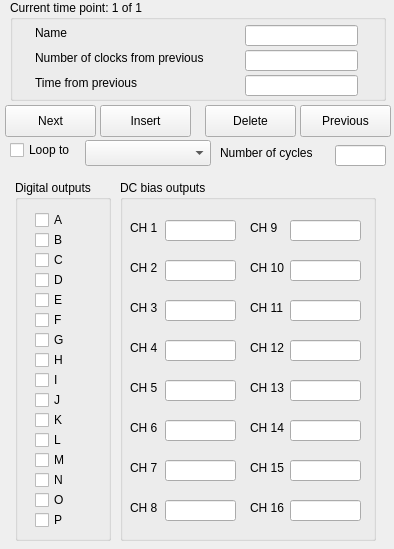
<?xml version="1.0" encoding="UTF-8"?>
<ui version="4.0">
 <class>pseDialog</class>
 <widget class="QDialog" name="pseDialog">
  <property name="geometry">
   <rect>
    <x>0</x>
    <y>0</y>
    <width>394</width>
    <height>549</height>
   </rect>
  </property>
  <property name="windowTitle">
   <string>pseDialog</string>
  </property>
  <widget class="QGroupBox" name="gbCurrentPoint">
   <property name="geometry">
    <rect>
     <x>10</x>
     <y>0</y>
     <width>376</width>
     <height>101</height>
    </rect>
   </property>
   <property name="title">
    <string>Current time point: 1 of 1</string>
   </property>
   <widget class="QLineEdit" name="leName">
    <property name="geometry">
     <rect>
      <x>235</x>
      <y>25</y>
      <width>113</width>
      <height>21</height>
     </rect>
    </property>
   </widget>
   <widget class="QLabel" name="label">
    <property name="geometry">
     <rect>
      <x>25</x>
      <y>25</y>
      <width>61</width>
      <height>16</height>
     </rect>
    </property>
    <property name="text">
     <string>Name</string>
    </property>
   </widget>
   <widget class="QLabel" name="label_2">
    <property name="geometry">
     <rect>
      <x>25</x>
      <y>50</y>
      <width>211</width>
      <height>16</height>
     </rect>
    </property>
    <property name="text">
     <string>Number of clocks from previous</string>
    </property>
   </widget>
   <widget class="QLabel" name="label_3">
    <property name="geometry">
     <rect>
      <x>25</x>
      <y>75</y>
      <width>211</width>
      <height>16</height>
     </rect>
    </property>
    <property name="text">
     <string>Time from previous</string>
    </property>
   </widget>
   <widget class="QLineEdit" name="leClocks">
    <property name="geometry">
     <rect>
      <x>235</x>
      <y>50</y>
      <width>113</width>
      <height>21</height>
     </rect>
    </property>
   </widget>
   <widget class="QLineEdit" name="leTime">
    <property name="geometry">
     <rect>
      <x>235</x>
      <y>75</y>
      <width>113</width>
      <height>21</height>
     </rect>
    </property>
   </widget>
  </widget>
  <widget class="QGroupBox" name="gbDigitalOut">
   <property name="geometry">
    <rect>
     <x>15</x>
     <y>180</y>
     <width>96</width>
     <height>361</height>
    </rect>
   </property>
   <property name="title">
    <string>Digital outputs</string>
   </property>
   <widget class="QCheckBox" name="chkDOA">
    <property name="geometry">
     <rect>
      <x>20</x>
      <y>30</y>
      <width>41</width>
      <height>20</height>
     </rect>
    </property>
    <property name="text">
     <string>A</string>
    </property>
   </widget>
   <widget class="QCheckBox" name="chkDOB">
    <property name="geometry">
     <rect>
      <x>20</x>
      <y>50</y>
      <width>41</width>
      <height>20</height>
     </rect>
    </property>
    <property name="text">
     <string>B</string>
    </property>
   </widget>
   <widget class="QCheckBox" name="chkDOC">
    <property name="geometry">
     <rect>
      <x>20</x>
      <y>70</y>
      <width>41</width>
      <height>20</height>
     </rect>
    </property>
    <property name="text">
     <string>C</string>
    </property>
   </widget>
   <widget class="QCheckBox" name="chkDOD">
    <property name="geometry">
     <rect>
      <x>20</x>
      <y>90</y>
      <width>41</width>
      <height>20</height>
     </rect>
    </property>
    <property name="text">
     <string>D</string>
    </property>
   </widget>
   <widget class="QCheckBox" name="chkDOE">
    <property name="geometry">
     <rect>
      <x>20</x>
      <y>110</y>
      <width>41</width>
      <height>20</height>
     </rect>
    </property>
    <property name="text">
     <string>E</string>
    </property>
   </widget>
   <widget class="QCheckBox" name="chkDOF">
    <property name="geometry">
     <rect>
      <x>20</x>
      <y>130</y>
      <width>41</width>
      <height>20</height>
     </rect>
    </property>
    <property name="text">
     <string>F</string>
    </property>
   </widget>
   <widget class="QCheckBox" name="chkDOG">
    <property name="geometry">
     <rect>
      <x>20</x>
      <y>150</y>
      <width>41</width>
      <height>20</height>
     </rect>
    </property>
    <property name="text">
     <string>G</string>
    </property>
   </widget>
   <widget class="QCheckBox" name="chkDOH">
    <property name="geometry">
     <rect>
      <x>20</x>
      <y>170</y>
      <width>41</width>
      <height>20</height>
     </rect>
    </property>
    <property name="text">
     <string>H</string>
    </property>
   </widget>
   <widget class="QCheckBox" name="chkDOM">
    <property name="geometry">
     <rect>
      <x>20</x>
      <y>270</y>
      <width>41</width>
      <height>20</height>
     </rect>
    </property>
    <property name="text">
     <string>M</string>
    </property>
   </widget>
   <widget class="QCheckBox" name="chkDOJ">
    <property name="geometry">
     <rect>
      <x>20</x>
      <y>210</y>
      <width>41</width>
      <height>20</height>
     </rect>
    </property>
    <property name="text">
     <string>J</string>
    </property>
   </widget>
   <widget class="QCheckBox" name="chkDOL">
    <property name="geometry">
     <rect>
      <x>20</x>
      <y>250</y>
      <width>41</width>
      <height>20</height>
     </rect>
    </property>
    <property name="text">
     <string>L</string>
    </property>
   </widget>
   <widget class="QCheckBox" name="chkDOK">
    <property name="geometry">
     <rect>
      <x>20</x>
      <y>230</y>
      <width>41</width>
      <height>20</height>
     </rect>
    </property>
    <property name="text">
     <string>K</string>
    </property>
   </widget>
   <widget class="QCheckBox" name="chkDOO">
    <property name="geometry">
     <rect>
      <x>20</x>
      <y>310</y>
      <width>41</width>
      <height>20</height>
     </rect>
    </property>
    <property name="text">
     <string>O</string>
    </property>
   </widget>
   <widget class="QCheckBox" name="chkDOP">
    <property name="geometry">
     <rect>
      <x>20</x>
      <y>330</y>
      <width>41</width>
      <height>20</height>
     </rect>
    </property>
    <property name="text">
     <string>P</string>
    </property>
   </widget>
   <widget class="QCheckBox" name="chkDOI">
    <property name="geometry">
     <rect>
      <x>20</x>
      <y>190</y>
      <width>41</width>
      <height>20</height>
     </rect>
    </property>
    <property name="text">
     <string>I</string>
    </property>
   </widget>
   <widget class="QCheckBox" name="chkDON">
    <property name="geometry">
     <rect>
      <x>20</x>
      <y>290</y>
      <width>41</width>
      <height>20</height>
     </rect>
    </property>
    <property name="text">
     <string>N</string>
    </property>
   </widget>
  </widget>
  <widget class="QGroupBox" name="gbDCbias">
   <property name="geometry">
    <rect>
     <x>120</x>
     <y>180</y>
     <width>256</width>
     <height>361</height>
    </rect>
   </property>
   <property name="title">
    <string>DC bias outputs</string>
   </property>
   <widget class="QLabel" name="label_5">
    <property name="geometry">
     <rect>
      <x>10</x>
      <y>40</y>
      <width>36</width>
      <height>16</height>
     </rect>
    </property>
    <property name="text">
     <string>CH 1</string>
    </property>
   </widget>
   <widget class="QLineEdit" name="leDCB1">
    <property name="geometry">
     <rect>
      <x>45</x>
      <y>40</y>
      <width>71</width>
      <height>21</height>
     </rect>
    </property>
   </widget>
   <widget class="QLabel" name="label_7">
    <property name="geometry">
     <rect>
      <x>10</x>
      <y>80</y>
      <width>36</width>
      <height>16</height>
     </rect>
    </property>
    <property name="text">
     <string>CH 2</string>
    </property>
   </widget>
   <widget class="QLineEdit" name="leDCB2">
    <property name="geometry">
     <rect>
      <x>45</x>
      <y>80</y>
      <width>71</width>
      <height>21</height>
     </rect>
    </property>
   </widget>
   <widget class="QLabel" name="label_8">
    <property name="geometry">
     <rect>
      <x>10</x>
      <y>120</y>
      <width>36</width>
      <height>16</height>
     </rect>
    </property>
    <property name="text">
     <string>CH 3</string>
    </property>
   </widget>
   <widget class="QLabel" name="label_9">
    <property name="geometry">
     <rect>
      <x>10</x>
      <y>160</y>
      <width>36</width>
      <height>16</height>
     </rect>
    </property>
    <property name="text">
     <string>CH 4</string>
    </property>
   </widget>
   <widget class="QLineEdit" name="leDCB3">
    <property name="geometry">
     <rect>
      <x>45</x>
      <y>120</y>
      <width>71</width>
      <height>21</height>
     </rect>
    </property>
   </widget>
   <widget class="QLineEdit" name="leDCB4">
    <property name="geometry">
     <rect>
      <x>45</x>
      <y>160</y>
      <width>71</width>
      <height>21</height>
     </rect>
    </property>
   </widget>
   <widget class="QLineEdit" name="leDCB7">
    <property name="geometry">
     <rect>
      <x>45</x>
      <y>280</y>
      <width>71</width>
      <height>21</height>
     </rect>
    </property>
   </widget>
   <widget class="QLineEdit" name="leDCB8">
    <property name="geometry">
     <rect>
      <x>45</x>
      <y>320</y>
      <width>71</width>
      <height>21</height>
     </rect>
    </property>
   </widget>
   <widget class="QLabel" name="label_10">
    <property name="geometry">
     <rect>
      <x>10</x>
      <y>200</y>
      <width>36</width>
      <height>16</height>
     </rect>
    </property>
    <property name="text">
     <string>CH 5</string>
    </property>
   </widget>
   <widget class="QLabel" name="label_11">
    <property name="geometry">
     <rect>
      <x>10</x>
      <y>280</y>
      <width>36</width>
      <height>16</height>
     </rect>
    </property>
    <property name="text">
     <string>CH 7</string>
    </property>
   </widget>
   <widget class="QLabel" name="label_12">
    <property name="geometry">
     <rect>
      <x>10</x>
      <y>240</y>
      <width>36</width>
      <height>16</height>
     </rect>
    </property>
    <property name="text">
     <string>CH 6</string>
    </property>
   </widget>
   <widget class="QLabel" name="label_13">
    <property name="geometry">
     <rect>
      <x>10</x>
      <y>320</y>
      <width>36</width>
      <height>16</height>
     </rect>
    </property>
    <property name="text">
     <string>CH 8</string>
    </property>
   </widget>
   <widget class="QLineEdit" name="leDCB5">
    <property name="geometry">
     <rect>
      <x>45</x>
      <y>200</y>
      <width>71</width>
      <height>21</height>
     </rect>
    </property>
   </widget>
   <widget class="QLineEdit" name="leDCB6">
    <property name="geometry">
     <rect>
      <x>45</x>
      <y>240</y>
      <width>71</width>
      <height>21</height>
     </rect>
    </property>
   </widget>
   <widget class="QLabel" name="label_6">
    <property name="geometry">
     <rect>
      <x>130</x>
      <y>40</y>
      <width>41</width>
      <height>16</height>
     </rect>
    </property>
    <property name="text">
     <string>CH 9</string>
    </property>
   </widget>
   <widget class="QLineEdit" name="leDCB11">
    <property name="geometry">
     <rect>
      <x>170</x>
      <y>120</y>
      <width>71</width>
      <height>21</height>
     </rect>
    </property>
   </widget>
   <widget class="QLineEdit" name="leDCB12">
    <property name="geometry">
     <rect>
      <x>170</x>
      <y>160</y>
      <width>71</width>
      <height>21</height>
     </rect>
    </property>
   </widget>
   <widget class="QLineEdit" name="leDCB16">
    <property name="geometry">
     <rect>
      <x>170</x>
      <y>320</y>
      <width>71</width>
      <height>21</height>
     </rect>
    </property>
   </widget>
   <widget class="QLineEdit" name="leDCB13">
    <property name="geometry">
     <rect>
      <x>170</x>
      <y>200</y>
      <width>71</width>
      <height>21</height>
     </rect>
    </property>
   </widget>
   <widget class="QLabel" name="label_14">
    <property name="geometry">
     <rect>
      <x>130</x>
      <y>320</y>
      <width>41</width>
      <height>16</height>
     </rect>
    </property>
    <property name="text">
     <string>CH 16</string>
    </property>
   </widget>
   <widget class="QLabel" name="label_15">
    <property name="geometry">
     <rect>
      <x>130</x>
      <y>120</y>
      <width>41</width>
      <height>16</height>
     </rect>
    </property>
    <property name="text">
     <string>CH 11</string>
    </property>
   </widget>
   <widget class="QLineEdit" name="leDCB14">
    <property name="geometry">
     <rect>
      <x>170</x>
      <y>240</y>
      <width>71</width>
      <height>21</height>
     </rect>
    </property>
   </widget>
   <widget class="QLabel" name="label_16">
    <property name="geometry">
     <rect>
      <x>130</x>
      <y>80</y>
      <width>41</width>
      <height>16</height>
     </rect>
    </property>
    <property name="text">
     <string>CH 10</string>
    </property>
   </widget>
   <widget class="QLabel" name="label_17">
    <property name="geometry">
     <rect>
      <x>130</x>
      <y>160</y>
      <width>41</width>
      <height>16</height>
     </rect>
    </property>
    <property name="text">
     <string>CH 12</string>
    </property>
   </widget>
   <widget class="QLineEdit" name="leDCB9">
    <property name="geometry">
     <rect>
      <x>170</x>
      <y>40</y>
      <width>71</width>
      <height>21</height>
     </rect>
    </property>
   </widget>
   <widget class="QLineEdit" name="leDCB10">
    <property name="geometry">
     <rect>
      <x>170</x>
      <y>80</y>
      <width>71</width>
      <height>21</height>
     </rect>
    </property>
   </widget>
   <widget class="QLabel" name="label_18">
    <property name="geometry">
     <rect>
      <x>130</x>
      <y>280</y>
      <width>41</width>
      <height>16</height>
     </rect>
    </property>
    <property name="text">
     <string>CH 15</string>
    </property>
   </widget>
   <widget class="QLabel" name="label_19">
    <property name="geometry">
     <rect>
      <x>130</x>
      <y>240</y>
      <width>41</width>
      <height>16</height>
     </rect>
    </property>
    <property name="text">
     <string>CH 14</string>
    </property>
   </widget>
   <widget class="QLineEdit" name="leDCB15">
    <property name="geometry">
     <rect>
      <x>170</x>
      <y>280</y>
      <width>71</width>
      <height>21</height>
     </rect>
    </property>
   </widget>
   <widget class="QLabel" name="label_20">
    <property name="geometry">
     <rect>
      <x>130</x>
      <y>200</y>
      <width>41</width>
      <height>16</height>
     </rect>
    </property>
    <property name="text">
     <string>CH 13</string>
    </property>
   </widget>
  </widget>
  <widget class="QPushButton" name="pbNext">
   <property name="geometry">
    <rect>
     <x>5</x>
     <y>105</y>
     <width>91</width>
     <height>32</height>
    </rect>
   </property>
   <property name="text">
    <string>Next</string>
   </property>
   <property name="autoDefault">
    <bool>false</bool>
   </property>
  </widget>
  <widget class="QPushButton" name="pbInsert">
   <property name="geometry">
    <rect>
     <x>100</x>
     <y>105</y>
     <width>91</width>
     <height>32</height>
    </rect>
   </property>
   <property name="text">
    <string>Insert</string>
   </property>
   <property name="autoDefault">
    <bool>false</bool>
   </property>
  </widget>
  <widget class="QPushButton" name="pbDelete">
   <property name="geometry">
    <rect>
     <x>205</x>
     <y>105</y>
     <width>91</width>
     <height>32</height>
    </rect>
   </property>
   <property name="text">
    <string>Delete</string>
   </property>
   <property name="autoDefault">
    <bool>false</bool>
   </property>
  </widget>
  <widget class="QPushButton" name="pbPrevious">
   <property name="geometry">
    <rect>
     <x>300</x>
     <y>105</y>
     <width>91</width>
     <height>32</height>
    </rect>
   </property>
   <property name="text">
    <string>Previous</string>
   </property>
   <property name="autoDefault">
    <bool>false</bool>
   </property>
  </widget>
  <widget class="QCheckBox" name="chkLoop">
   <property name="geometry">
    <rect>
     <x>10</x>
     <y>140</y>
     <width>76</width>
     <height>20</height>
    </rect>
   </property>
   <property name="text">
    <string>Loop to</string>
   </property>
  </widget>
  <widget class="QLabel" name="label_4">
   <property name="geometry">
    <rect>
     <x>220</x>
     <y>145</y>
     <width>116</width>
     <height>16</height>
    </rect>
   </property>
   <property name="text">
    <string>Number of cycles</string>
   </property>
  </widget>
  <widget class="QLineEdit" name="leCycles">
   <property name="geometry">
    <rect>
     <x>335</x>
     <y>145</y>
     <width>51</width>
     <height>21</height>
    </rect>
   </property>
  </widget>
  <widget class="QComboBox" name="comboLoop">
   <property name="geometry">
    <rect>
     <x>85</x>
     <y>140</y>
     <width>126</width>
     <height>26</height>
    </rect>
   </property>
  </widget>
 </widget>
 <resources/>
 <connections/>
</ui>
